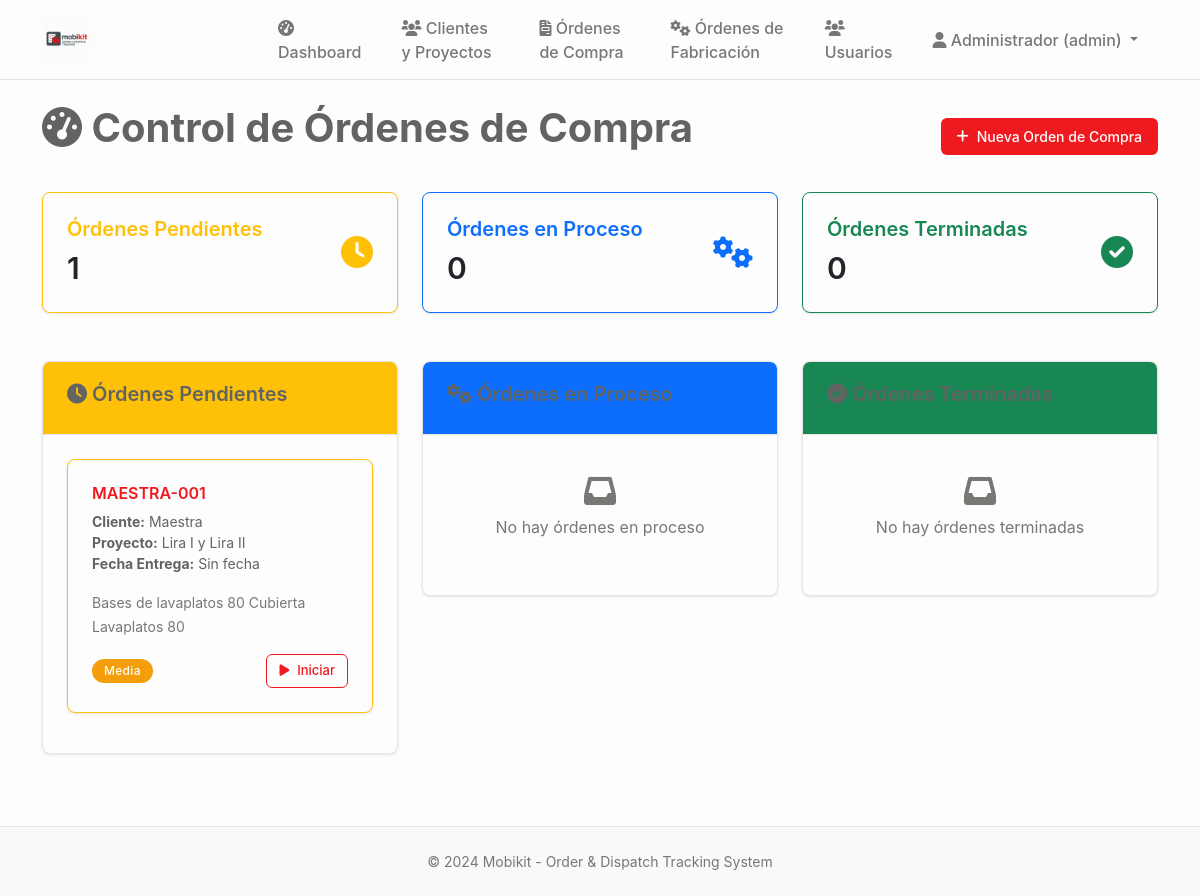
/dashboard (signed in), run on an earlier commit of the app's database.
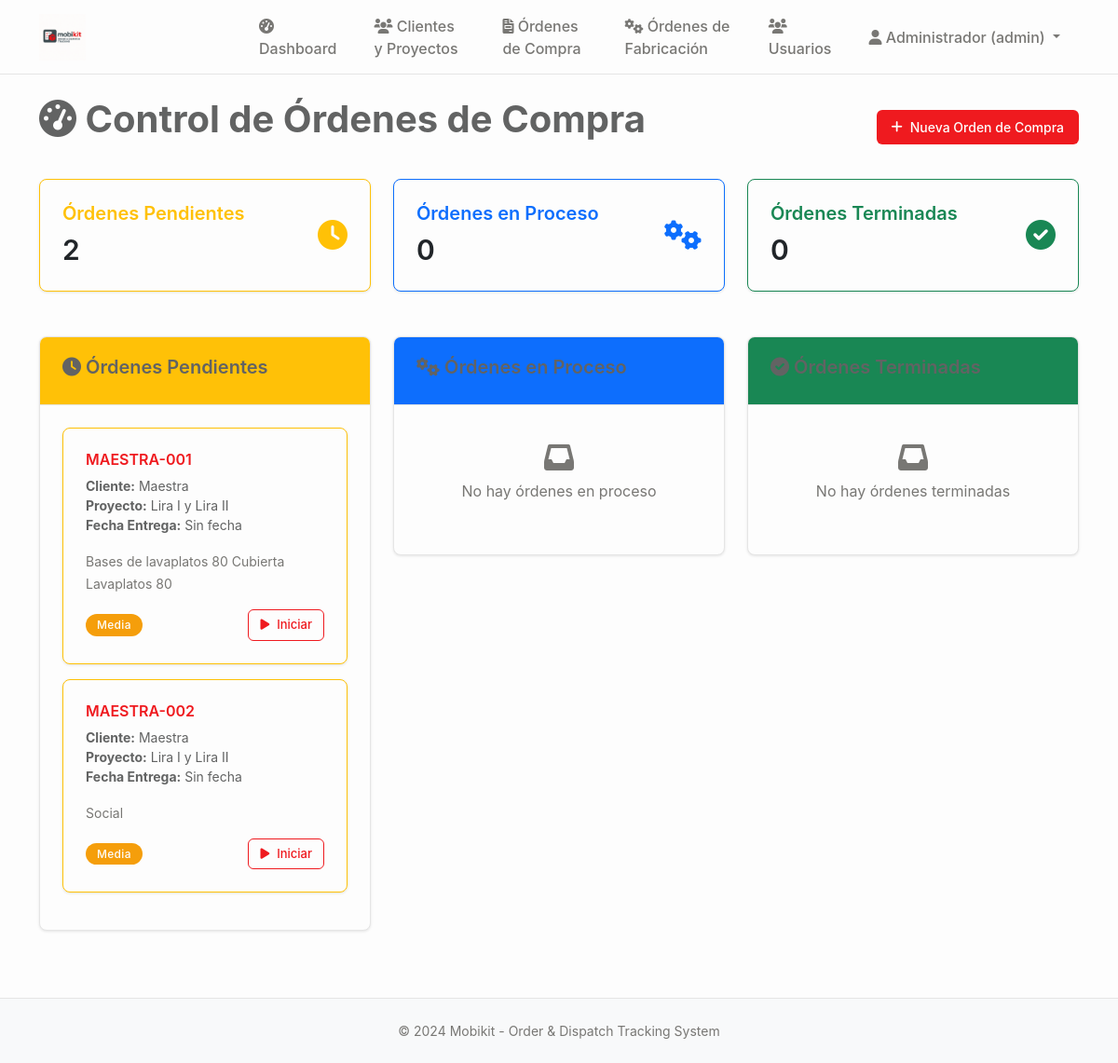
And on a later commit of the database.
### tables this page shows
CREATE TABLE proyectos (
                id INTEGER PRIMARY KEY AUTOINCREMENT,
                codigo TEXT UNIQUE NOT NULL,
                nombre TEXT NOT NULL,
                cliente_id INTEGER NOT NULL,
                descripcion TEXT,
                estado TEXT DEFAULT 'en_desarrollo' CHECK (estado IN ('en_desarrollo', 'aprobado_produccion', 'seccionado', 'enchapado', 'mecanizado', 'produccion_completa', 'embalando', 'listo_despacho', 'entregado', 'cancelado')),
                prioridad TEXT DEFAULT 'media' CHECK (prioridad IN ('baja', 'media', 'alta', 'urgente')),
                fecha_inicio DATE,
                fecha_entrega DATE,
                fecha_entrega_real DATE,
                diseñador_id INTEGER,
                supervisor_id INTEGER,
                presupuesto DECIMAL(12,2),
                costo_real DECIMAL(12,2),
                observaciones TEXT,
                created_at TIMESTAMP DEFAULT CURRENT_TIMESTAMP,
                updated_at TIMESTAMP DEFAULT CURRENT_TIMESTAMP, adjudicacion_tipo TEXT DEFAULT "orden_compra" CHECK (adjudicacion_tipo IN ("contrato", "orden_compra")), monto_neto DECIMAL(12,2), estado_proyecto TEXT DEFAULT "pendiente_presupuesto", monto_neto_provision DECIMAL(12,2), monto_neto_instalacion DECIMAL(12,2), fecha_estimada_inicio DATE,
                FOREIGN KEY (cliente_id) REFERENCES clientes (id),
                FOREIGN KEY (diseñador_id) REFERENCES usuarios (id),
                FOREIGN KEY (supervisor_id) REFERENCES usuarios (id)
            );

CREATE TABLE clientes (
    id INTEGER PRIMARY KEY AUTOINCREMENT,
    nombre TEXT NOT NULL,
    rut TEXT UNIQUE,
    email TEXT,
    telefono TEXT,
    direccion TEXT,
    ciudad TEXT,
    region TEXT,
    contacto_principal TEXT,
    observaciones TEXT,
    activo BOOLEAN DEFAULT TRUE,
    created_at TIMESTAMP DEFAULT CURRENT_TIMESTAMP,
    updated_at TIMESTAMP DEFAULT CURRENT_TIMESTAMP
);

### main.py (the view, shortened to what this page needs)
@app.route('/dashboard')
@login_required
def dashboard():
    conn = sqlite3.connect('mobikit.db')
    cursor = conn.cursor()
    cursor.execute('''
        SELECT p.id, p.codigo, p.nombre, c.nombre as cliente_nombre, p.fecha_entrega,
               p.descripcion, p.prioridad,
               julianday(p.fecha_entrega) - julianday('now') as dias_restantes
        FROM proyectos p
        LEFT JOIN clientes c ON p.cliente_id = c.id
        WHERE p.estado IN ('diseño', 'en_desarrollo')
        ORDER BY p.fecha_entrega ASC, p.prioridad DESC
    ''')
    ordenes_pendientes = cursor.fetchall()
    cursor.execute('''
        SELECT DISTINCT p.id, p.codigo, p.nombre, c.nombre as cliente_nombre, p.fecha_entrega,
               p.descripcion, p.prioridad,
               julianday(p.fecha_entrega) - julianday('now') as dias_restantes
        FROM proyectos p
        LEFT JOIN clientes c ON p.cliente_id = c.id
        INNER JOIN pedidos_seguimiento ps ON p.id = ps.proyecto_id
        WHERE ps.estado IN ('aprobado_produccion', 'seccionado', 'enchapado', 'mecanizado', 'produccion_completa')
        AND ps.estado != 'entregado'
        ORDER BY p.fecha_entrega ASC, p.prioridad DESC
    ''')
    ordenes_proceso_raw = cursor.fetchall()
    ordenes_proceso = []
    cursor.execute('''
        SELECT p.id, p.codigo, p.nombre, c.nombre as cliente_nombre, p.fecha_entrega,
               p.descripcion, p.prioridad, p.fecha_entrega_real
        FROM proyectos p
        LEFT JOIN clientes c ON p.cliente_id = c.id
        WHERE p.estado IN ('entregado', 'completado')
        ORDER BY p.fecha_entrega_real DESC
        LIMIT 10
    ''')
    ordenes_terminadas = cursor.fetchall()
    conn.close()
    return render_template('dashboard.html',
                           ordenes_pendientes=ordenes_pendientes,
                           ordenes_proceso=ordenes_proceso,
                           ordenes_terminadas=ordenes_terminadas)

### main.py (called while the page is built)
def login_required(f):
    @wraps(f)
    def decorated_function(*args, **kwargs):
        if 'user_id' not in session:
            return redirect(url_for('login'))
        return f(*args, **kwargs)
    return decorated_function

### templates/dashboard.html (shortened to what the changed rows need)
{% extends "base.html" %}
{% block content %}
<div class="d-flex justify-content-between align-items-center mb-4">
    <h1><i class="fas fa-tachometer-alt"></i> Control de Órdenes de Compra</h1>
</div>
<div class="row mb-4">
    <div class="col-md-4">
        <div class="card border-warning">
            <div class="card-body">
                <div class="d-flex align-items-center">
                    <div class="flex-grow-1">
                        <h5 class="card-title text-warning">Órdenes Pendientes</h5>
                        <h2 class="mb-0 text-dark">{{ ordenes_pendientes|length }}</h2>
                    </div>
                </div>
            </div>
        </div>
    </div>
    <div class="col-md-4">
        <div class="card border-primary">
            <div class="card-body">
                <div class="d-flex align-items-center">
                    <div class="flex-grow-1">
                        <h2 class="mb-0 text-dark">{{ ordenes_proceso|length }}</h2>
                    </div>
                </div>
            </div>
        </div>
    </div>
    <div class="col-md-4">
        <div class="card border-success">
            <div class="card-body">
                <div class="d-flex align-items-center">
                    <div class="flex-grow-1">
                        <h2 class="mb-0 text-dark">{{ ordenes_terminadas|length }}</h2>
                    </div>
                </div>
            </div>
        </div>
    </div>
</div>
<div class="row">
    <div class="col-md-4">
        <div class="card">
            <div class="card-body" style="max-height: 600px; overflow-y: auto;">
                {% if ordenes_pendientes %}
                    {% for orden in ordenes_pendientes %}
                    <div class="card mb-3 border-warning">
                        <div class="card-body">
                            <h6 class="card-title">
                                <a href="{{ url_for('orden_compra_detalle', orden_id=orden[0]) }}" class="text-decoration-none">
                                    {{ orden[1] }}
                                </a>
                            </h6>
                            <p class="card-text small">
                                <strong>Cliente:</strong> {{ orden[3] }}<br>
                                <strong>Proyecto:</strong> {{ orden[2] }}<br>
                                <strong>Fecha Entrega:</strong> {{ orden[4] if orden[4] else 'Sin fecha' }}
                            </p>
                            {% if orden[5] %}
                            <p class="card-text">
                                <small class="text-muted">{{ orden[5][:60] }}{% if orden[5]|length > 60 %}...{% endif %}</small>
                            </p>
                            {% endif %}
                            <div class="d-flex justify-content-between align-items-center">
                                <span class="badge bg-{{ 'danger' if orden[6] == 'alta' else 'warning' if orden[6] == 'media' else 'info' }}">
                                    {{ orden[6]|title }}
                                </span>
                                <button class="btn btn-sm btn-outline-primary" onclick="iniciarProceso({{ orden[0] }})">
                                    <i class="fas fa-play"></i> Iniciar
                                </button>
                            </div>
                        </div>
                    </div>
                    {% endfor %}
                {% else %}
                <div class="text-center py-3">
                    <i class="fas fa-inbox fa-2x text-muted mb-2"></i>
                    <p class="text-muted">No hay órdenes pendientes</p>
                </div>
                {% endif %}
            </div>
        </div>
    </div>
</div>
{% endblock %}

What changed in the data, as far as the page shows it:
added proyectos: codigo "MAESTRA-002", nombre "Maestra", nombre "Lira I y Lira II", orden "Sin fecha", descripcion "Social", prioridad "Media"
Also different on the page:
{{ ordenes_pendientes|length }}: "1" → "2"
